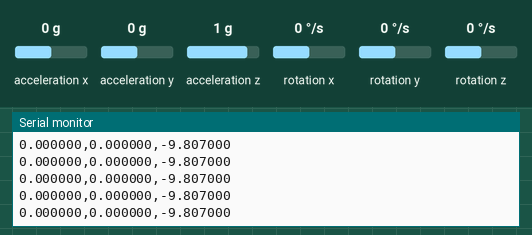
Bench run of a sketch on a simulated Arduino Uno, built with avr-gcc and run on an emulated ATmega328P. On the bench: the last lines printed to the serial monitor. The test bench sets the inputs (shaded band); at power-on: acceleration x 0 g, acceleration y 0 g, acceleration z 1 g, rotation x 0 °/s, rotation y 0 °/s, rotation z 0 °/s.

Above: at 1.2 s.
1.3 s: acceleration x set to -1.4 g
At 2.4 s:
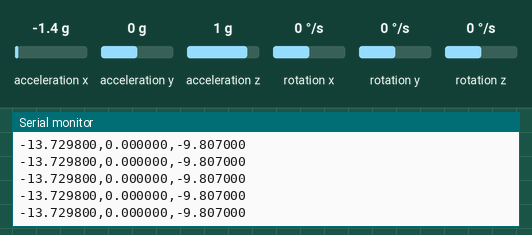
2.8 s: acceleration x set to 0.8 g
At 3.4 s:
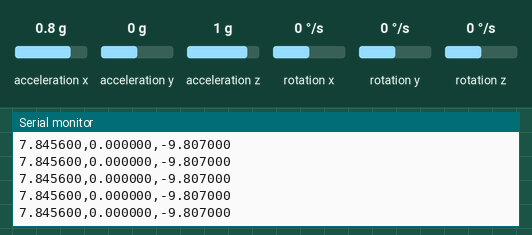
5.8 s: acceleration x set to 1.4 g
At 6.9 s:
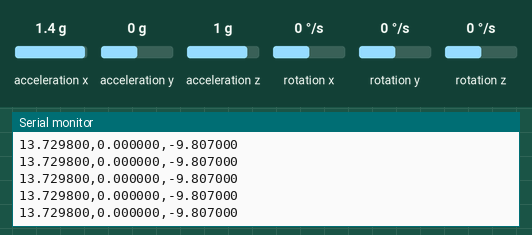
8.8 s: acceleration y set to -1.4 g
At 9.6 s:
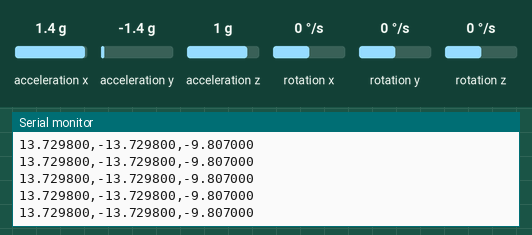
10.3 s: acceleration z set to -1.4 g
At 11.4 s:
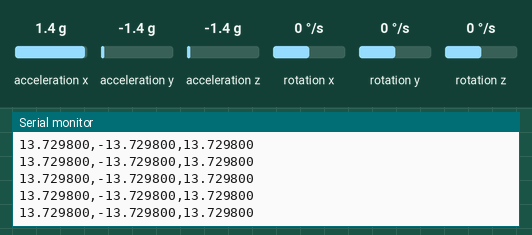
Timing chart, 0 to 12.8 s (numbered marks = the images above; inputs shaded):
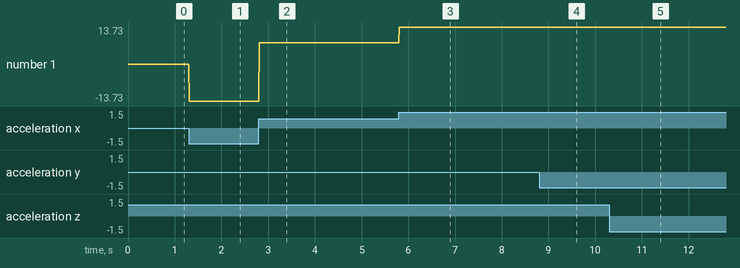

Measured:
- after the input at 1.3 s, the serial monitor: prints a new line at once (image 1)
- after the input at 2.8 s, the serial monitor: prints a new line at once (image 2)
- after the input at 5.8 s, the serial monitor: prints a new line at once (image 3)
- after the input at 8.8 s, the serial monitor: prints a new line at once (image 4)
- after the input at 10.3 s, the serial monitor: prints a new line at once (image 5)
- plotted number 1: 0 → -13.73 after the input at 1.3 s, -13.73 → 7.85 after the input at 2.8 s, 7.85 → 13.73 after the input at 5.8 s

The sketch:

MOU9250_I2C_quick.ino
```cpp
#include "MPU9250.h"

// an MPU9250 object with the MPU-9250 sensor on I2C bus 0 with address 0x68
//MPU9250 IMU(Wire,0x68);
MPU9250 IMU(SPI,10);

int status;

void setup() {
  // serial to display data
  Serial.begin(500000);
  while(!Serial) {}

  // start communication with IMU
  status = IMU.begin();
  if (status < 0) {
    Serial.println("IMU initialization unsuccessful");
    while(1) {}
  }
  // setting the accelerometer full scale range to +/-8G
  IMU.setAccelRange(MPU9250::ACCEL_RANGE_8G);
  // setting the gyroscope full scale range to +/-500 deg/s
  IMU.setGyroRange(MPU9250::GYRO_RANGE_500DPS);
  // setting DLPF bandwidth to 20 Hz
  IMU.setDlpfBandwidth(MPU9250::DLPF_BANDWIDTH_20HZ);
  // setting SRD to 19 for a 50 Hz update rate
  IMU.setSrd(0); // (1000 / frequency) -1
}

void loop() {
  // read the sensor
  IMU.readSensor();
  // display the data
  Serial.print(String(String(IMU.getAccelX_mss(),6)+"," + String(IMU.getAccelY_mss(),6) +","  + String(IMU.getAccelZ_mss(),6) +"\n"));
//delayMicroseconds(1);
}
```
